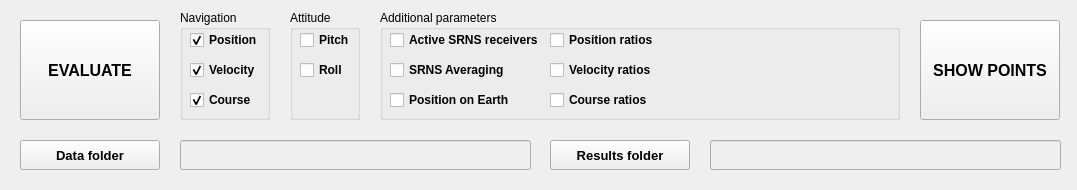
<?xml version="1.0" encoding="UTF-8"?>
<ui version="4.0">
 <class>evaluator</class>
 <widget class="QWidget" name="evaluator">
  <property name="geometry">
   <rect>
    <x>0</x>
    <y>0</y>
    <width>1077</width>
    <height>190</height>
   </rect>
  </property>
  <property name="windowTitle">
   <string>INS-GPS Evaluation</string>
  </property>
  <widget class="QLineEdit" name="result_folder_line">
   <property name="enabled">
    <bool>false</bool>
   </property>
   <property name="geometry">
    <rect>
     <x>710</x>
     <y>140</y>
     <width>351</width>
     <height>30</height>
    </rect>
   </property>
  </widget>
  <widget class="QPushButton" name="evaluate_button">
   <property name="geometry">
    <rect>
     <x>20</x>
     <y>20</y>
     <width>140</width>
     <height>100</height>
    </rect>
   </property>
   <property name="font">
    <font>
     <pointsize>12</pointsize>
     <weight>75</weight>
     <bold>true</bold>
    </font>
   </property>
   <property name="text">
    <string>EVALUATE</string>
   </property>
  </widget>
  <widget class="QPushButton" name="data_folder_select_button">
   <property name="geometry">
    <rect>
     <x>20</x>
     <y>140</y>
     <width>140</width>
     <height>30</height>
    </rect>
   </property>
   <property name="font">
    <font>
     <pointsize>10</pointsize>
     <weight>75</weight>
     <bold>true</bold>
    </font>
   </property>
   <property name="text">
    <string>Data folder</string>
   </property>
  </widget>
  <widget class="QPushButton" name="result_folder_select_button">
   <property name="geometry">
    <rect>
     <x>550</x>
     <y>140</y>
     <width>140</width>
     <height>30</height>
    </rect>
   </property>
   <property name="font">
    <font>
     <pointsize>10</pointsize>
     <weight>75</weight>
     <bold>true</bold>
    </font>
   </property>
   <property name="text">
    <string>Results folder</string>
   </property>
  </widget>
  <widget class="QGroupBox" name="attitude_group">
   <property name="geometry">
    <rect>
     <x>290</x>
     <y>10</y>
     <width>70</width>
     <height>110</height>
    </rect>
   </property>
   <property name="title">
    <string>Attitude</string>
   </property>
   <widget class="QCheckBox" name="pitch_checkbox">
    <property name="geometry">
     <rect>
      <x>10</x>
      <y>20</y>
      <width>50</width>
      <height>20</height>
     </rect>
    </property>
    <property name="font">
     <font>
      <weight>75</weight>
      <bold>true</bold>
     </font>
    </property>
    <property name="text">
     <string>Pitch</string>
    </property>
   </widget>
   <widget class="QCheckBox" name="roll_checkbox">
    <property name="geometry">
     <rect>
      <x>10</x>
      <y>50</y>
      <width>50</width>
      <height>20</height>
     </rect>
    </property>
    <property name="font">
     <font>
      <weight>75</weight>
      <bold>true</bold>
     </font>
    </property>
    <property name="text">
     <string>Roll</string>
    </property>
   </widget>
  </widget>
  <widget class="QGroupBox" name="navigation_group">
   <property name="geometry">
    <rect>
     <x>180</x>
     <y>10</y>
     <width>90</width>
     <height>110</height>
    </rect>
   </property>
   <property name="title">
    <string>Navigation</string>
   </property>
   <widget class="QCheckBox" name="course_checkbox">
    <property name="geometry">
     <rect>
      <x>10</x>
      <y>80</y>
      <width>70</width>
      <height>20</height>
     </rect>
    </property>
    <property name="font">
     <font>
      <weight>75</weight>
      <bold>true</bold>
     </font>
    </property>
    <property name="text">
     <string>Course</string>
    </property>
    <property name="checked">
     <bool>true</bool>
    </property>
   </widget>
   <widget class="QCheckBox" name="velocity_checkbox">
    <property name="geometry">
     <rect>
      <x>10</x>
      <y>50</y>
      <width>70</width>
      <height>20</height>
     </rect>
    </property>
    <property name="font">
     <font>
      <weight>75</weight>
      <bold>true</bold>
     </font>
    </property>
    <property name="text">
     <string>Velocity</string>
    </property>
    <property name="checked">
     <bool>true</bool>
    </property>
   </widget>
   <widget class="QCheckBox" name="position_checkbox">
    <property name="geometry">
     <rect>
      <x>10</x>
      <y>20</y>
      <width>70</width>
      <height>20</height>
     </rect>
    </property>
    <property name="font">
     <font>
      <weight>75</weight>
      <bold>true</bold>
     </font>
    </property>
    <property name="text">
     <string>Position</string>
    </property>
    <property name="checked">
     <bool>true</bool>
    </property>
   </widget>
  </widget>
  <widget class="QLineEdit" name="data_folder_line">
   <property name="enabled">
    <bool>false</bool>
   </property>
   <property name="geometry">
    <rect>
     <x>180</x>
     <y>140</y>
     <width>351</width>
     <height>30</height>
    </rect>
   </property>
  </widget>
  <widget class="QGroupBox" name="extra_group">
   <property name="geometry">
    <rect>
     <x>380</x>
     <y>10</y>
     <width>520</width>
     <height>110</height>
    </rect>
   </property>
   <property name="title">
    <string>Additional parameters</string>
   </property>
   <widget class="QCheckBox" name="sat_num_checkbox">
    <property name="geometry">
     <rect>
      <x>10</x>
      <y>20</y>
      <width>150</width>
      <height>20</height>
     </rect>
    </property>
    <property name="font">
     <font>
      <weight>75</weight>
      <bold>true</bold>
     </font>
    </property>
    <property name="text">
     <string>Active SRNS receivers</string>
    </property>
   </widget>
   <widget class="QCheckBox" name="sphere_checkbox">
    <property name="geometry">
     <rect>
      <x>10</x>
      <y>80</y>
      <width>150</width>
      <height>20</height>
     </rect>
    </property>
    <property name="font">
     <font>
      <weight>75</weight>
      <bold>true</bold>
     </font>
    </property>
    <property name="text">
     <string>Position on Earth</string>
    </property>
   </widget>
   <widget class="QCheckBox" name="sat_mean_checkbox">
    <property name="geometry">
     <rect>
      <x>10</x>
      <y>50</y>
      <width>150</width>
      <height>20</height>
     </rect>
    </property>
    <property name="font">
     <font>
      <weight>75</weight>
      <bold>true</bold>
     </font>
    </property>
    <property name="text">
     <string>SRNS Averaging</string>
    </property>
   </widget>
   <widget class="QCheckBox" name="pos_ratio_checkbox">
    <property name="geometry">
     <rect>
      <x>170</x>
      <y>20</y>
      <width>110</width>
      <height>20</height>
     </rect>
    </property>
    <property name="font">
     <font>
      <weight>75</weight>
      <bold>true</bold>
     </font>
    </property>
    <property name="text">
     <string>Position ratios</string>
    </property>
   </widget>
   <widget class="QCheckBox" name="vel_ratio_checkbox">
    <property name="geometry">
     <rect>
      <x>170</x>
      <y>50</y>
      <width>110</width>
      <height>20</height>
     </rect>
    </property>
    <property name="font">
     <font>
      <weight>75</weight>
      <bold>true</bold>
     </font>
    </property>
    <property name="text">
     <string>Velocity ratios</string>
    </property>
   </widget>
   <widget class="QCheckBox" name="course_ratio_checkbox">
    <property name="geometry">
     <rect>
      <x>170</x>
      <y>80</y>
      <width>110</width>
      <height>20</height>
     </rect>
    </property>
    <property name="font">
     <font>
      <weight>75</weight>
      <bold>true</bold>
     </font>
    </property>
    <property name="text">
     <string>Course ratios</string>
    </property>
   </widget>
  </widget>
  <widget class="QPushButton" name="show_button">
   <property name="geometry">
    <rect>
     <x>920</x>
     <y>20</y>
     <width>140</width>
     <height>100</height>
    </rect>
   </property>
   <property name="font">
    <font>
     <pointsize>12</pointsize>
     <weight>75</weight>
     <bold>true</bold>
    </font>
   </property>
   <property name="text">
    <string>SHOW POINTS</string>
   </property>
  </widget>
 </widget>
 <resources/>
 <connections/>
</ui>
